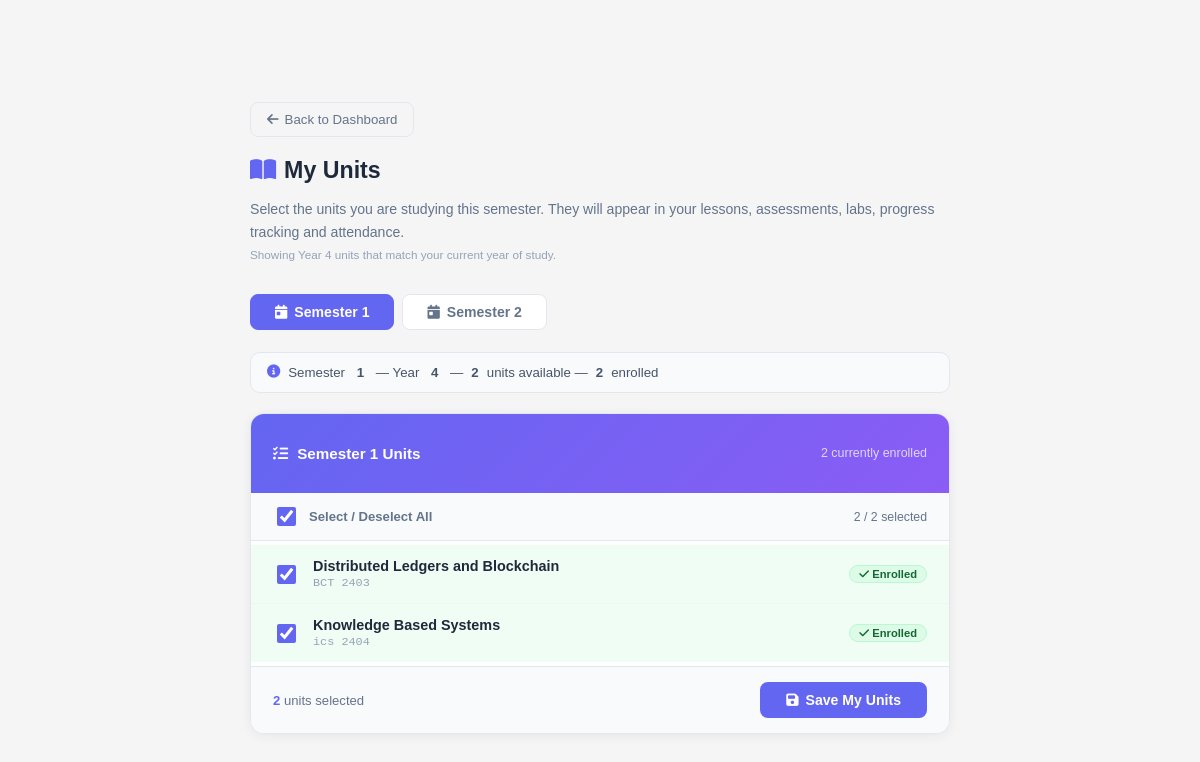
Page /student/my_units.php (signed in) on the committed database.
### tables this page shows
CREATE TABLE `students` (
  `id` int NOT NULL,
  `reg_no` varchar(50) DEFAULT NULL,
  `name` varchar(100) DEFAULT NULL,
  `email` varchar(100) DEFAULT NULL,
  `university_id` int DEFAULT NULL,
  `department_id` int DEFAULT NULL,
  `course_id` int DEFAULT NULL,
  `year_of_study` int DEFAULT NULL,
  `year_joined` int DEFAULT NULL,
  `password` varchar(255) DEFAULT NULL,
  `verification_code` varchar(100) DEFAULT NULL,
  `token_expires_at` datetime DEFAULT NULL,
  `is_verified` tinyint(1) DEFAULT '0',
  `verified_at` datetime DEFAULT NULL
);

CREATE TABLE `units` (
  `id` int NOT NULL,
  `name` varchar(100) DEFAULT NULL,
  `code` varchar(50) DEFAULT NULL,
  `course_id` int DEFAULT NULL,
  `year` int DEFAULT NULL,
  `semester` int NOT NULL
);

### student/my_units.php (the view, shortened to what this page needs)
<?php
require_once '../config/db.php';
$student_id = intval($_SESSION['user_id']);
try {
    $stmt = $conn->prepare("SELECT id, name, course_id, year_of_study FROM students WHERE id = ?");
    $stmt->bind_param("i", $student_id);
    $stmt->execute();
    $student = $stmt->get_result()->fetch_assoc();
} catch (mysqli_sql_exception $e) {
    error_log("my_units fetch student: " . $e->getMessage());
    die("Error loading student data.");
}
$course_id     = $student['course_id'];
$year_of_study = $student['year_of_study'];
$semester = intval($_GET['semester'] ?? 1);
$available_units = [];
try {
    $stmt = $conn->prepare("
        SELECT id, name, code FROM units
        WHERE course_id = ? AND year = ? AND semester = ?
        ORDER BY name ASC
    ");
    $stmt->bind_param("iii", $course_id, $year_of_study, $semester);
    $stmt->execute();
    $r = $stmt->get_result();
    while ($row = $r->fetch_assoc()) $available_units[] = $row;
} catch (mysqli_sql_exception $e) {
    error_log("my_units available: " . $e->getMessage());
}
$enrolled_ids = [];
try {
    $stmt = $conn->prepare("
        SELECT sue.unit_id FROM student_unit_enrollments sue
        JOIN units u ON u.id = sue.unit_id
        WHERE sue.student_id = ? AND u.semester = ? AND u.year = ? AND u.course_id = ?
    ");
    $stmt->bind_param("iiii", $student_id, $semester, $year_of_study, $course_id);
    $stmt->execute();
    $r = $stmt->get_result();
    while ($row = $r->fetch_assoc()) $enrolled_ids[] = intval($row['unit_id']);
} catch (mysqli_sql_exception $e) {
    error_log("my_units enrolled: " . $e->getMessage());
}
?>
<!DOCTYPE html>
<html lang="en">
<head>
<link rel="stylesheet" href="https://cdnjs.cloudflare.com/ajax/libs/font-awesome/6.4.0/css/all.min.css">
<link rel="stylesheet" href="css/styles.css">
</head>
<body>
<div class="units-page">
    <div style="margin-bottom:20px">
        <a href="dashboard.php" class="btn-back"><i class="fas fa-arrow-left"></i> Back to Dashboard</a>
    </div>
    <div class="page-title"><i class="fas fa-book-open" style="color:#6366f1;margin-right:8px"></i>My Units</div>
    <p class="page-sub">
        Select the units you are studying this semester. They will appear in your lessons, assessments, labs, progress tracking and attendance.
        <br><small style="color:#94a3b8">Showing Year <?= $year_of_study ?> units that match your current year of study.</small>
    </p>
    <div class="sem-tabs">
        <a href="my_units.php?semester=1" class="sem-tab <?= $semester === 1 ? 'active' : '' ?>">
            <i class="fas fa-calendar-day"></i> Semester 1
        </a>
        <a href="my_units.php?semester=2" class="sem-tab <?= $semester === 2 ? 'active' : '' ?>">
            <i class="fas fa-calendar-day"></i> Semester 2
        </a>
    </div>
    <div class="info-bar">
        <i class="fas fa-info-circle"></i>
        Semester <strong>&nbsp;<?= $semester ?>&nbsp;</strong> &mdash;
        Year <strong>&nbsp;<?= $year_of_study ?>&nbsp;</strong> &mdash;
        <strong><?= count($available_units) ?></strong> unit<?= count($available_units) !== 1 ? 's' : '' ?> available &mdash;
        <strong><?= count($enrolled_ids) ?></strong> enrolled
    </div>
    <form method="POST" action="my_units.php?semester=<?= $semester ?>" id="units-form">
        <div class="units-card">
            <div class="card-head">
                <h3><i class="fas fa-list-check"></i> Semester <?= $semester ?> Units</h3>
                <span><?= count($enrolled_ids) ?> currently enrolled</span>
            </div>
            <?php if (empty($available_units)): ?>
            <div class="empty-units">
                <i class="fas fa-book"></i>
                <h3>No units found</h3>
                <p>No Semester <?= $semester ?> units are listed for Year <?= $year_of_study ?> of your course.<br>Please contact your administrator.</p>
            </div>
            <?php else: ?>
            <div class="sel-all" onclick="toggleAll()">
                <input type="checkbox" id="sel-all" class="unit-cb"
                       onclick="event.stopPropagation();toggleAll()"
                       <?= count($enrolled_ids) === count($available_units) && count($available_units) > 0 ? 'checked' : '' ?>>
                <label for="sel-all">Select / Deselect All</label>
                <span style="margin-left:auto;font-size:.77rem">
                    <span id="count-label"><?= count($enrolled_ids) ?></span> / <?= count($available_units) ?> selected
                </span>
            </div>
            <div class="unit-list">
                <?php foreach ($available_units as $unit):
                    $checked = in_array($unit['id'], $enrolled_ids);
                ?>
                <label class="unit-item <?= $checked ? 'enrolled' : '' ?>" id="item-<?= $unit['id'] ?>">
                    <input type="checkbox"
                           class="unit-cb unit-check"
                           name="unit_ids[]"
                           value="<?= $unit['id'] ?>"
                           onchange="updateCount(); styleRow(<?= $unit['id'] ?>, this.checked)"
                           <?= $checked ? 'checked' : '' ?>>
                    <div class="unit-info">
                        <div class="unit-name"><?= htmlspecialchars($unit['name']) ?></div>
                        <?php if ($unit['code']): ?>
                        <div class="unit-code"><?= htmlspecialchars($unit['code']) ?></div>
                        <?php endif; ?>
                    </div>
                    <span class="enroll-badge <?= $checked ? 'badge-enrolled' : 'badge-selected' ?>"
                          id="badge-<?= $unit['id'] ?>"
                          style="<?= $checked ? '' : 'display:none' ?>">
                        <i class="fas fa-check"></i> <?= $checked ? 'Enrolled' : 'Selected' ?>
                    </span>
                </label>
                <?php endforeach; ?>
            </div>
            <div class="card-foot">
                <div class="sel-count">
                    <strong id="footer-count"><?= count($enrolled_ids) ?></strong>
                    unit<?= count($enrolled_ids) !== 1 ? 's' : '' ?> selected
                </div>
                <button type="submit" class="btn-save">
                    <i class="fas fa-save"></i> Save My Units
                </button>
            </div>
            <?php endif; ?>
        </div>
    </form>
</div>
</body>
</html>

### student/css/styles.css (style rules this page uses)
body { background-color: #f5f5f5; font-family: Arial, sans-serif; margin: 0; padding-top: 70px; }

### student/my_units.php (style rules this page uses)
.units-page { max-width:700px;margin:32px auto;padding:0 20px 60px }
.page-title { font-size:1.45rem;font-weight:800;color:#1e293b;margin-bottom:4px }
.page-sub { font-size:.88rem;color:#64748b;margin-bottom:28px;line-height:1.6 }
.sem-tabs { display:flex;gap:8px;margin-bottom:22px }
.sem-tab { padding:9px 24px;border-radius:8px;border:1px solid #e2e8f0;background:#fff; color:#64748b;font-size:.88rem;font-weight:600;cursor:pointer;text-decoration:none; transition:all .15s;display:inline-flex;align-items:center;gap:7px }
.sem-tab.active { background:#6366f1;border-color:#6366f1;color:#fff }
.info-bar { background:#f8fafc;border:1px solid #e2e8f0;border-radius:10px;padding:12px 16px; margin-bottom:20px;font-size:.83rem;color:#475569;display:flex;align-items:center;gap:8px;flex-wrap:wrap }
.info-bar i { color:#6366f1 }
.units-card { background:#fff;border:1px solid #e2e8f0;border-radius:14px;overflow:hidden; box-shadow:0 2px 12px rgba(0,0,0,.06) }
.card-head { background:linear-gradient(135deg,#6366f1,#8b5cf6);padding:16px 22px; display:flex;align-items:center;justify-content:space-between }
.card-head h3 { font-size:.95rem;font-weight:700;color:#fff;display:flex;align-items:center;gap:9px }
.card-head span { font-size:.78rem;color:rgba(255,255,255,.75) }
.sel-all { display:flex;align-items:center;gap:10px;padding:11px 22px; background:#f8fafc;border-bottom:1px solid #e2e8f0;font-size:.82rem;color:#64748b;cursor:pointer }
.sel-all label { cursor:pointer;font-weight:600 }
.unit-list { padding:4px 0 }
.unit-item { display:flex;align-items:center;gap:14px;padding:13px 22px; border-bottom:1px solid #f1f5f9;cursor:pointer;transition:background .12s }
.unit-item:last-child { border-bottom:none }
.unit-item.enrolled { background:#f0fdf4 }
.unit-cb { width:19px;height:19px;accent-color:#6366f1;cursor:pointer;flex-shrink:0 }
.unit-info { flex:1 }
.unit-name { font-size:.9rem;font-weight:600;color:#1e293b;margin-bottom:2px }
.unit-code { font-size:.74rem;color:#94a3b8;font-family:monospace }
.enroll-badge { font-size:.7rem;font-weight:700;padding:2px 9px;border-radius:999px;white-space:nowrap }
.badge-enrolled { background:#dcfce7;color:#166534;border:1px solid #bbf7d0 }
.card-foot { padding:15px 22px;background:#f8fafc;border-top:1px solid #e2e8f0; display:flex;align-items:center;justify-content:space-between;flex-wrap:wrap;gap:10px }
.sel-count { font-size:.82rem;color:#64748b }
.sel-count strong { color:#6366f1 }
.btn-save { padding:10px 26px;background:#6366f1;color:#fff;border:none;border-radius:8px; font-size:.88rem;font-weight:700;cursor:pointer;display:inline-flex;align-items:center; gap:7px;transition:background .15s,transform .1s }
.btn-back { padding:9px 16px;background:transparent;border:1px solid #e2e8f0;border-radius:8px; font-size:.83rem;color:#64748b;cursor:pointer;text-decoration:none; display:inline-flex;align-items:center;gap:6px;transition:border-color .15s,color .15s }

### rows in the picture
students: year_of_study "4"
units: id "☑", name "Distributed Ledgers and Blockchain", code "BCT 2403", shows "Enrolled"
units: id "☑", name "Knowledge Based Systems", code "ics 2404", shows "Enrolled"

### other values in the picture
$semester "1"
count($available_units) "2"
count($enrolled_ids) "2"
